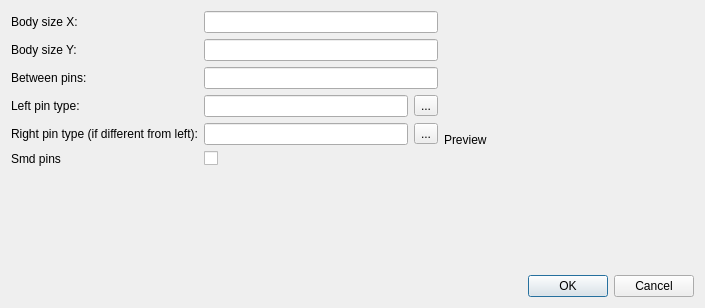
<?xml version="1.0" encoding="UTF-8"?>
<ui version="4.0">
 <class>SdDMasterPartDoubleRect</class>
 <widget class="QDialog" name="SdDMasterPartDoubleRect">
  <property name="geometry">
   <rect>
    <x>0</x>
    <y>0</y>
    <width>705</width>
    <height>308</height>
   </rect>
  </property>
  <property name="windowTitle">
   <string>Two pins rectangle part master</string>
  </property>
  <layout class="QVBoxLayout" name="verticalLayout">
   <item>
    <layout class="QHBoxLayout" name="horizontalLayout_3">
     <item>
      <layout class="QFormLayout" name="formLayout">
       <item row="0" column="0">
        <widget class="QLabel" name="label">
         <property name="text">
          <string>Body size X:</string>
         </property>
        </widget>
       </item>
       <item row="0" column="1">
        <widget class="QLineEdit" name="mBodySizeX"/>
       </item>
       <item row="1" column="0">
        <widget class="QLabel" name="label_2">
         <property name="text">
          <string>Body size Y:</string>
         </property>
        </widget>
       </item>
       <item row="1" column="1">
        <widget class="QLineEdit" name="mBodySizeY"/>
       </item>
       <item row="2" column="0">
        <widget class="QLabel" name="label_3">
         <property name="text">
          <string>Between pins:</string>
         </property>
        </widget>
       </item>
       <item row="2" column="1">
        <widget class="QLineEdit" name="mBetweenPins"/>
       </item>
       <item row="3" column="0">
        <widget class="QLabel" name="label_4">
         <property name="text">
          <string>Left pin type:</string>
         </property>
        </widget>
       </item>
       <item row="3" column="1">
        <layout class="QHBoxLayout" name="horizontalLayout">
         <item>
          <widget class="QLineEdit" name="mLeftPinType"/>
         </item>
         <item>
          <widget class="QToolButton" name="mLeftPinTypeSelect">
           <property name="text">
            <string>...</string>
           </property>
          </widget>
         </item>
        </layout>
       </item>
       <item row="4" column="0">
        <widget class="QLabel" name="label_5">
         <property name="text">
          <string>Right pin type (if different from left):</string>
         </property>
        </widget>
       </item>
       <item row="4" column="1">
        <layout class="QHBoxLayout" name="horizontalLayout_2">
         <item>
          <widget class="QLineEdit" name="mRightPinType"/>
         </item>
         <item>
          <widget class="QToolButton" name="mRightPinTypeSelect">
           <property name="text">
            <string>...</string>
           </property>
          </widget>
         </item>
        </layout>
       </item>
       <item row="5" column="0">
        <widget class="QLabel" name="label_6">
         <property name="text">
          <string>Smd pins</string>
         </property>
        </widget>
       </item>
       <item row="5" column="1">
        <widget class="QCheckBox" name="mSmd">
         <property name="text">
          <string/>
         </property>
        </widget>
       </item>
      </layout>
     </item>
     <item>
      <widget class="QLabel" name="mPreview">
       <property name="minimumSize">
        <size>
         <width>250</width>
         <height>250</height>
        </size>
       </property>
       <property name="toolTip">
        <string>Builded part preview</string>
       </property>
       <property name="text">
        <string>Preview</string>
       </property>
      </widget>
     </item>
    </layout>
   </item>
   <item>
    <widget class="QDialogButtonBox" name="buttonBox">
     <property name="orientation">
      <enum>Qt::Horizontal</enum>
     </property>
     <property name="standardButtons">
      <set>QDialogButtonBox::Cancel|QDialogButtonBox::Ok</set>
     </property>
    </widget>
   </item>
  </layout>
 </widget>
 <resources/>
 <connections>
  <connection>
   <sender>buttonBox</sender>
   <signal>accepted()</signal>
   <receiver>SdDMasterPartDoubleRect</receiver>
   <slot>accept()</slot>
   <hints>
    <hint type="sourcelabel">
     <x>248</x>
     <y>254</y>
    </hint>
    <hint type="destinationlabel">
     <x>157</x>
     <y>274</y>
    </hint>
   </hints>
  </connection>
  <connection>
   <sender>buttonBox</sender>
   <signal>rejected()</signal>
   <receiver>SdDMasterPartDoubleRect</receiver>
   <slot>reject()</slot>
   <hints>
    <hint type="sourcelabel">
     <x>316</x>
     <y>260</y>
    </hint>
    <hint type="destinationlabel">
     <x>286</x>
     <y>274</y>
    </hint>
   </hints>
  </connection>
 </connections>
</ui>
